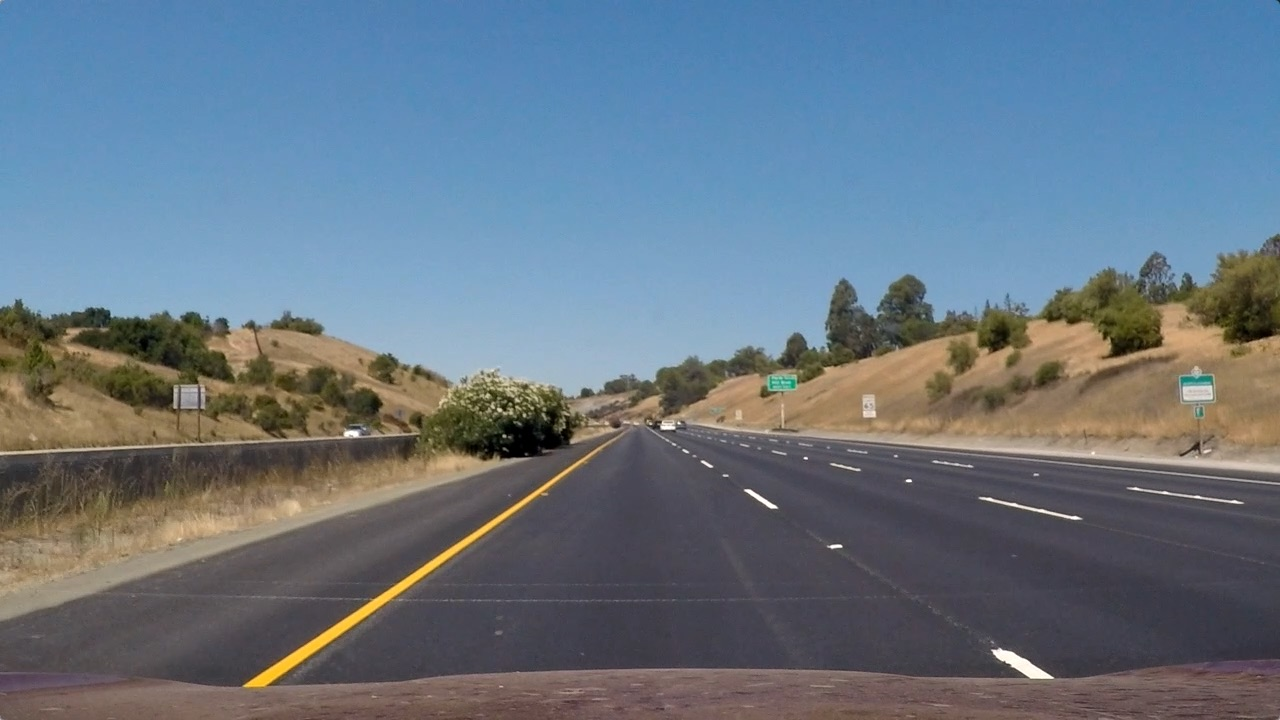
#> input picture CarND-Advanced-Lane-Lines/test_images/straight_lines1.jpg, 1280 x 720 px, found by its file name; its folder holds only this picture in this run
$ jupyter execute --allow-errors P1.ipynb   (shell and % lines are left out)
#> lines starting #> are read from the running program, lines starting #| are printed output that depends on the picture; after the words box and inside, x2 and y2 are one past the last pixel; in counts of white or black regions, pixels touching at a corner belong together
# Self-Driving Car Engineer Nanodegree

## Project: **Finding Lane Lines on the Road**
***
In this project, you will use the tools you learned about in the lesson to identify lane lines on the road.  You can develop your pipeline on a series of individual images, and later apply the result to a video stream (really just a series of images). Check out the video clip "raw-lines-example.mp4" (also contained in this repository) to see what the output should look like after using the helper functions below.

Once you have a result that looks roughly like "raw-lines-example.mp4", you'll need to get creative and try to average and/or extrapolate the line segments you've detected to map out the full extent of the lane lines.  You can see an example of the result you're going for in the video "P1_example.mp4".  Ultimately, you would like to draw just one line for the left side of the lane, and one for the right.

In addition to implementing code, there is a brief writeup to complete. The writeup should be completed in a separate file, which can be either a markdown file or a pdf document. There is a [write up template](https://github.com/udacity/CarND-LaneLines-P1/blob/master/writeup_template.md) that can be used to guide the writing process. Completing both the code in the Ipython notebook and the writeup template will cover all of the [rubric points](https://review.udacity.com/#!/rubrics/322/view) for this project.

---
Let's have a look at our first image called 'test_images/solidWhiteRight.jpg'.  Run the 2 cells below (hit Shift-Enter or the "play" button above) to display the image.

**Note: If, at any point, you encounter frozen display windows or other confounding issues, you can always start again with a clean slate by going to the "Kernel" menu above and selecting "Restart & Clear Output".**

---

**The tools you have are color selection, region of interest selection, grayscaling, Gaussian smoothing, Canny Edge Detection and Hough Tranform line detection.  You  are also free to explore and try other techniques that were not presented in the lesson.  Your goal is piece together a pipeline to detect the line segments in the image, then average/extrapolate them and draw them onto the image for display (as below).  Once you have a working pipeline, try it out on the video stream below.**

---

<figure>

 <figcaption>
 <p></p>
 <p style="text-align: center;"> Your output should look something like this (above) after detecting line segments using the helper functions below </p>
 </figcaption>
</figure>
 <p></p>
<figure>

 <figcaption>
 <p></p>
 <p style="text-align: center;"> Your goal is to connect/average/extrapolate line segments to get output like this</p>
 </figcaption>
</figure>

**Run the cell below to import some packages.  If you get an `import error` for a package you've already installed, try changing your kernel (select the Kernel menu above --> Change Kernel).  Still have problems?  Try relaunching Jupyter Notebook from the terminal prompt.  Also, consult the forums for more troubleshooting tips.**

## Import Packages

[cell 1]
#importing some useful packages
import matplotlib.pyplot as plt
import matplotlib.image as mpimg
import numpy as np
import cv2

## Read in an Image

#> (a cell that did not finish here is left out)

## Ideas for Lane Detection Pipeline

**Some OpenCV functions (beyond those introduced in the lesson) that might be useful for this project are:**

`cv2.inRange()` for color selection
`cv2.fillPoly()` for regions selection
`cv2.line()` to draw lines on an image given endpoints
`cv2.addWeighted()` to coadd / overlay two images
`cv2.cvtColor()` to grayscale or change color
`cv2.imwrite()` to output images to file
`cv2.bitwise_and()` to apply a mask to an image

**Check out the OpenCV documentation to learn about these and discover even more awesome functionality!**

## Helper Functions

Below are some helper functions to help get you started. They should look familiar from the lesson!

[cell 3]
import math

def grayscale(img):
    """Applies the Grayscale transform
    This will return an image with only one color channel
    but NOTE: to see the returned image as grayscale
    (assuming your grayscaled image is called 'gray')
    you should call plt.imshow(gray, cmap='gray')"""
    return cv2.cvtColor(img, cv2.COLOR_RGB2GRAY)
    # Or use BGR2GRAY if you read an image with cv2.imread()
    # return cv2.cvtColor(img, cv2.COLOR_BGR2GRAY)

def canny(img, low_threshold, high_threshold):
    """Applies the Canny transform"""
    return cv2.Canny(img, low_threshold, high_threshold)

def gaussian_blur(img, kernel_size):
    """Applies a Gaussian Noise kernel"""
    return cv2.GaussianBlur(img, (kernel_size, kernel_size), 0)

def region_of_interest(img, vertices):
    """
    Applies an image mask.

    Only keeps the region of the image defined by the polygon
    formed from `vertices`. The rest of the image is set to black.
    `vertices` should be a numpy array of integer points.
    """
    #defining a blank mask to start with
    mask = np.zeros_like(img)

    #defining a 3 channel or 1 channel color to fill the mask with depending on the input image
    if len(img.shape) > 2:
        channel_count = img.shape[2]  # i.e. 3 or 4 depending on your image
        ignore_mask_color = (255,) * channel_count
    else:
        ignore_mask_color = 255

    #filling pixels inside the polygon defined by "vertices" with the fill color
    cv2.fillPoly(mask, vertices, ignore_mask_color)

    #returning the image only where mask pixels are nonzero
    masked_image = cv2.bitwise_and(img, mask)
    return masked_image

def getStraightLineCods(lines, xcenter, ycenter):
    """
    Calculates slopes and bifurcates the 'lines' provided into left or right half!

    Utilizes 'lines' list and finds slope of the points forming the lines. Uses the slope and
    xcenter, ycenter are the center of our masked region.
    """
    leftSlopes = []
    rightSlopes = []
    left_x = []
    left_y = []
    right_x = []
    right_y = []

    for line in lines:
        for x1,y1,x2,y2 in line:
            m = (y2-y1)/(x2-x1)
            if m > 0 and x1 > xcenter:
                rightSlopes.append(m)
                right_x.append((x1+x2)/2)
                right_y.append((y1+y2)/2)
            elif m < 0 and x1 < xcenter:
                leftSlopes.append(m)
                left_x.append((x1+x2)/2)
                left_y.append((y1+y2)/2)
    rightSlopes = np.mean(rightSlopes)
    leftSlopes = np.mean(leftSlopes)
    return (left_x, left_y, right_x, right_y, rightSlopes, leftSlopes)


def draw_lines(img, lines,xcenter, ycenter, color=[255, 0, 0], thickness=2):
    """
    NOTE: this is the function you might want to use as a starting point once you want to
    average/extrapolate the line segments you detect to map out the full
    extent of the lane (going from the result shown in raw-lines-example.mp4
    to that shown in P1_example.mp4).

    Think about things like separating line segments by their
    slope ((y2-y1)/(x2-x1)) to decide which segments are part of the left
    line vs. the right line.  Then, you can average the position of each of
    the lines and extrapolate to the top and bottom of the lane.

    This function draws `lines` with `color` and `thickness`.
    Lines are drawn on the image inplace (mutates the image).
    If you want to make the lines semi-transparent, think about combining
    this function with the weighted_img() function below
    """
#     for line in lines:
#         for x1,y1,x2,y2 in line:
#             cv2.line(img, (x1, y1), (x2, y2), color, thickness)

    #Getting the distributed_lane co-ordinates from the lines provided
    lx,ly,rx,ry,rs,ls = getStraightLineCods(lines, xcenter, ycenter)

    if(lx > 0):
        #Fitting a linear line for the left side of lane
        zl = np.polyfit(ly,lx,1)
        pl = np.poly1d(zl)
    else:

        #Fitting a line for the right side of lane
        zr = np.polyfit(ry,rx,1)
        pr = np.poly1d(zr)

    #Extrapolating co-ordinate values for end points of the lanes, using the fitted line above.
    lybase = bottom_left[1]
    lxbase = int(pl(lybase))

    rybase = bottom_right[1]
    rxbase = int(pr(rybase))

    lytop = top_left[1]
    lxtop = int(pl(lytop))

    rytop = top_right[1]
    rxtop = int(pr(rytop))

    cv2.line(img, (rxbase, rybase), (rxtop, rytop), [255,], 8)
    cv2.line(img, (lxbase, lybase), (lxtop, lytop), [255,], 8)

def hough_lines(img, rho, theta, threshold, min_line_len, max_line_gap, xcenter, ycenter):
    """
    `img` should be the output of a Canny transform.

    Returns an image with hough lines drawn.
    """
    lines = cv2.HoughLinesP(img, rho, theta, threshold, np.array([]), minLineLength=min_line_len, \
                            maxLineGap=max_line_gap)
    line_img = np.zeros((img.shape[0], img.shape[1], 3), dtype=np.uint8)
    draw_lines(line_img, lines, xcenter, ycenter)
    return line_img

# Python 3 has support for cool math symbols.

# [13 lines left out: function weighted_img, not called in this run]

## Test Images

Build your pipeline to work on the images in the directory "test_images"
**You should make sure your pipeline works well on these images before you try the videos.**

[cell 4]
import os
imgUrlList = os.listdir("test_images/")
#> imgUrlList = ['straight_lines1.jpg']
imgUrlList
#> Out = ['straight_lines1.jpg']
#> further down, image is the input picture: shape (720, 1280, 3); mean R, G, B 103.2, 117.7, 131.2

## Build a Lane Finding Pipeline

Build the pipeline and run your solution on all test_images. Make copies into the `test_images_output` directory, and you can use the images in your writeup report.

Try tuning the various parameters, especially the low and high Canny thresholds as well as the Hough lines parameters.

#> (a cell that did not finish here is left out)

#> (a cell that did not finish here is left out)

#> in grayscale, `return cv2.cvtColor(img, cv2.COLOR_RGB2GRAY)`:
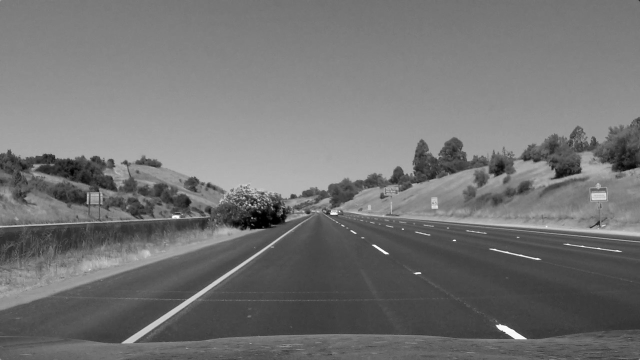
#> returned value: shape (720, 1280) (shown at 1/2 size); min 0, max 255, mean 114.9
    blur_img = gaussian_blur(gray_img, kernel_size=kernel_size)
    canny_img = canny(img=blur_img, low_threshold=low_threshold, high_threshold=high_threshold)
#> in canny, `return cv2.Canny(img, low_threshold, high_threshold)`:
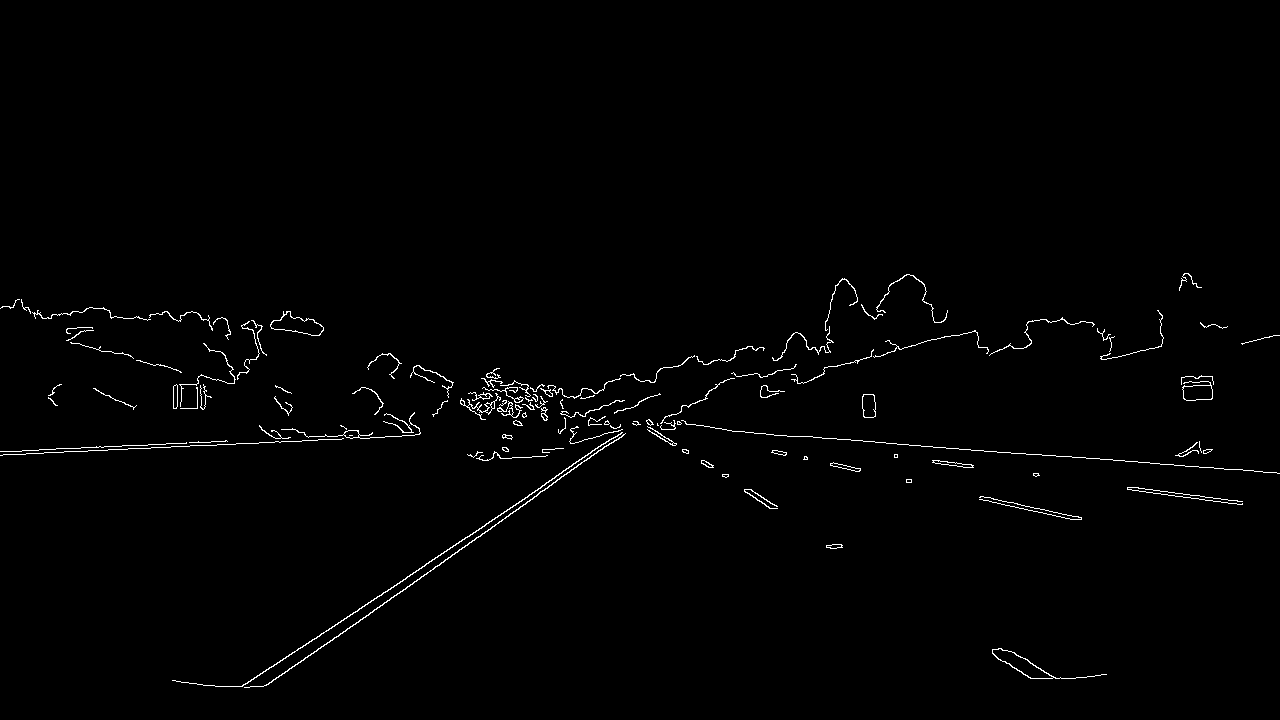
#> returned value: shape (720, 1280); 1% white in thin lines or dots, all inside (x1, y1, x2, y2) = (0, 273, 1280, 688)
    masked_img = region_of_interest(canny_img, vertices=vertices)
#> in region_of_interest, `cv2.fillPoly(mask, vertices, ignore_mask_color)`:
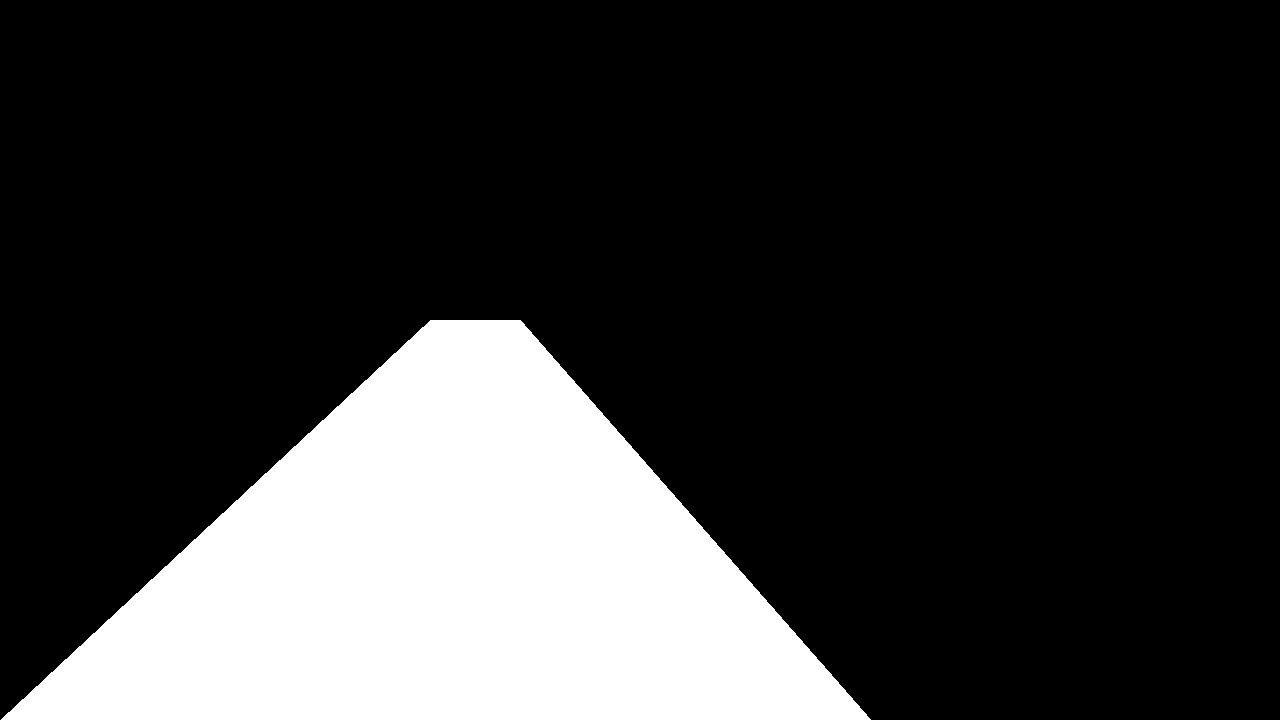
#> mask: shape (720, 1280); 20.9% white; 1 white region, box (x1, y1, x2, y2) and area: (1, 320, 871, 720) 192215
#> in region_of_interest, `masked_image = cv2.bitwise_and(img, mask)`:
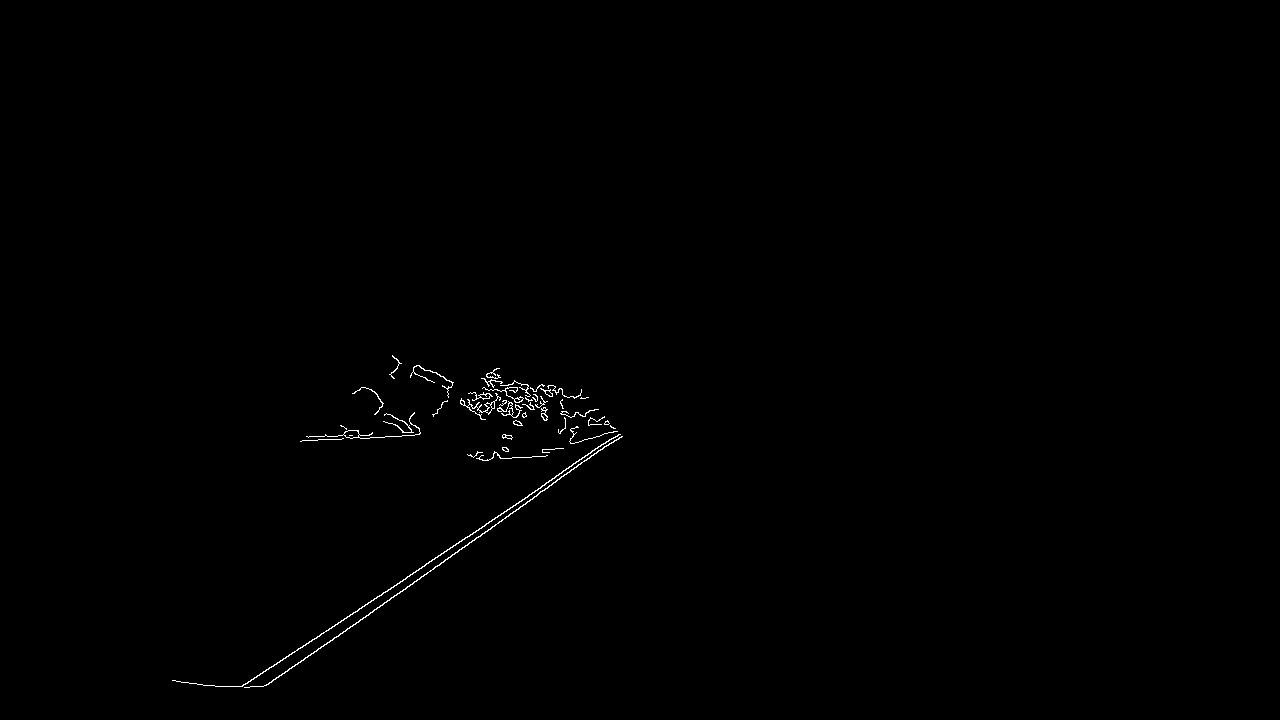
#> masked_image: shape (720, 1280); 0.36% white in thin lines or dots, all inside (x1, y1, x2, y2) = (172, 355, 623, 688)
    hough_img = hough_lines(masked_img, rho=rho, theta=theta, threshold=threshold, \
                            min_line_len=min_line_len, max_line_gap=max_line_gap, xcenter=xcenter, ycenter=ycenter)
#> in hough_lines, `lines = cv2.HoughLinesP(img, rho, theta, threshold, np.array([]), minL..`: lines = 173 rows, first 6: [602, 449, 621, 436], [308, 643, 590, 453], [426, 574, 591, 455], [247, 683, 383, 592], [289, 668, 405, 589], [527, 406, 545, 408]
#> the loop in getStraightLineCods, `for line in lines:` made 173 passes
#> after the loop in getStraightLineCods, `for line in lines:`: leftSlopes = 35 values, max -0.0159 at index 8, min -1.33 at index 25, mean -0.482; left_x = 35 values, max 508.5 at index 1, min 251 at index 15, mean 401; left_y = 35 values, max 679.5 at index 15, min 371 at index 24, mean 479.9; rightSlopes = 48 values, max 4.67 at index 46, min 0.0455 at index 7, mean 0.316; right_x = 48 values, max 615.5 at index 36, min 482.5 at index 22, mean 527.1; right_y = 48 values, max 477 at index 38, min 377.5 at index 35, mean 409.3
#> in getStraightLineCods, `rightSlopes = np.mean(rightSlopes)`: rightSlopes = 0.316
#> in getStraightLineCods, `leftSlopes = np.mean(leftSlopes)`: leftSlopes = -0.482
#> in draw_lines, `lx,ly,rx,ry,rs,ls = getStraightLineCods(lines, xcenter, ycenter)`: lx has the same summary as left_x in getStraightLineCods; ly has the same summary as left_y in getStraightLineCods; rx has the same summary as right_x in getStraightLineCods; ry has the same summary as right_y in getStraightLineCods; rs = 0.316; ls = -0.482
    weighed_img = weighted_img(hough_img, image)
    plt.imshow(weighed_img)
